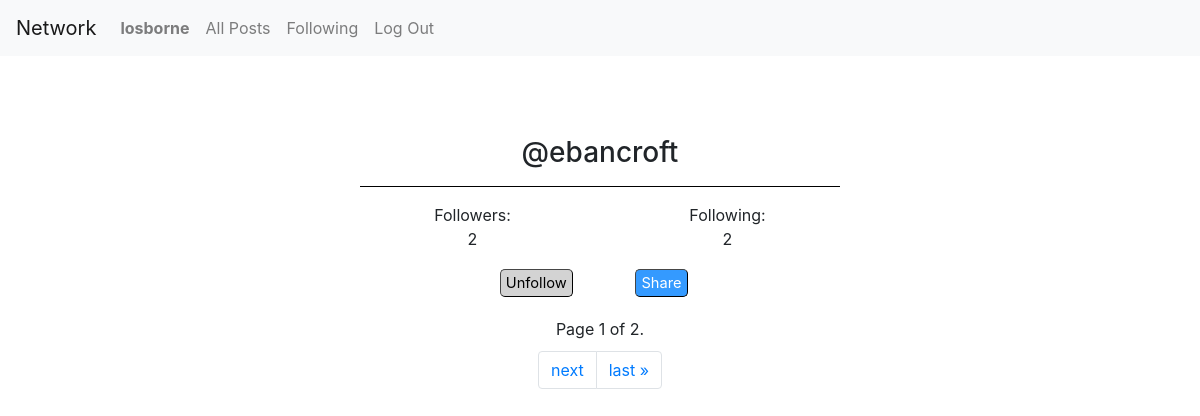
Page /profile/2/ (signed in) on the committed database.
### network/models.py (models this page shows)
class User(AbstractUser):
    followers = models.ManyToManyField('self', symmetrical=False, related_name="subscribed")
    following = models.ManyToManyField('self', symmetrical=False, related_name="subscribed_to_you")
    def natural_key(self):
        return (self.username)
    def get_id(self):
        return (self.id)

### network/views.py (the view)
# urls.py: path("profile/<int:profile_id>/", views.profile, name="profile"),
@login_required
def profile(request, profile_id):
    profile = User.objects.get(id=profile_id)
    user = User.objects.get(id=request.user.id)
    posts = Post.objects.filter(author=profile.id)
    posts = posts.order_by('-created')
    p = Paginator(posts, 10)
    page_no = request.GET.get('page')
    page_obj = p.get_page(page_no)
    serialized_posts = serialise_posts_complex(page_obj.object_list, request.user)
    check = check_if_following(user, profile)
    return render(request, "network/profile.html", {
        "profile": profile,
        "posts": serialized_posts,
        "check": check,
        "page_obj": page_obj
    })

### network/models.py (called while the page is built)
    @property
    def likes_count(self):
        return self.likes.count()

    def timestamp(self):
        return self.created.strftime("%b %d, %Y %I:%M%p")

### network/views.py (called while the page is built)
def check_if_following(user, profile):
    check = False
    for person in user.following.all():
        if person.username == profile.username:
            check = True
    return check

### network/templates/network/profile.html (shortened to what this page needs)
{% extends "network/layout.html" %}
{% block body %}
    <div class="profile_stats">
        <h3 style="marg">@{{profile.username}}</h3>
        <hr color="black" size="10">
        <div class="row marg-top">
            <div class="col-6">Followers:</div>
            <div class="col-6">Following:</div>
        </div>
        <div class="row">
            <div class="col-6">{{profile.followers.count}}</div>
            <div class="col-6">{{profile.following.count}}</div>
        </div>
        {% if user.is_authenticated and user.username != profile.username %}
            {% if check %}
                <div class="row pt-2 justify-content-center">
                    <form action="{% url 'unfollow' user.id profile.id %}">
                        <div class="col-3">
                            <input type="submit" value="Unfollow" class="btn-rounded"
                            style="background-color:#d3d3d3; color: black;"></input>
                        </div>
                    </form>
                    <div class="col-3"><button class="btn-rounded">Share</button></div>
                </div>
            {% endif %}
        {% endif %}
    </div>
    <div class="pagination">
        <span class="current">
            Page {{ page_obj.number }} of {{ page_obj.paginator.num_pages }}.
        </span>
    </div>
    <nav aria-label="Page navigation">
        <ul class="pagination">
                {% if page_obj.has_next %}
                        <li class="page-item"><a class="page-link" href="?page={{ page_obj.next_page_number }}">next</a></li>
                        <li class="page-item"><a class="page-link" href="?page={{ page_obj.paginator.num_pages }}">last &raquo;</a></li>
                {% endif %}
        </ul>
      </nav>
{% endblock %}

### network/templates/network/layout.html (shortened to what this page needs)
{% load static %}
<!DOCTYPE html>
<html lang="en">
    <head>
        <link rel="stylesheet" href="https://stackpath.bootstrapcdn.com/bootstrap/4.4.1/css/bootstrap.min.css">
        <link href="{% static 'network/styles.css' %}" rel="stylesheet">
    </head>
    <body>
        <nav class="navbar navbar-expand-lg navbar-light bg-light">
            <a class="navbar-brand" href="#">Network</a>
            <div class="collapse navbar-collapse" id="navbarNav">
              <ul class="navbar-nav mr-auto">
                {% if user.is_authenticated %}
                    <li class="nav-item">
                        <a class="nav-link" href="{% url 'profile' user.id %}"><strong>{{ user.username }}</strong></a>
                    </li>
                {% endif %}
                <li class="nav-item">
                  <a class="nav-link" href="{% url 'index' %}">All Posts</a>
                </li>
                {% if user.is_authenticated %}
                    <li class="nav-item">
                        <a class="nav-link" href="{% url 'following' %}">Following</a>
                    </li>
                    <li class="nav-item">
                        <a class="nav-link" href="{% url 'logout' %}">Log Out</a>
                    </li>
                {% endif %}
              </ul>
            </div>
          </nav>
          {% block body %}
          {% endblock %}
    </body>
</html>

### network/static/network/styles.css (style rules this page uses)
.profile_stats { margin-left: 30vw; margin-right: 30vw; margin-top: 10vh; text-align: center; }
.btn-rounded { border-width: 1px; border-color: rgb(70, 70, 70); border-radius: 5px; background-color: rgba(0, 128, 255, 0.798); color: white; font-size: 11pt; padding-top: 2px; padding-bottom: 2px; padding-right: 5px; padding-left: 5px; margin: 10px; }
.pagination { justify-content: center; margin-top: 10px; margin-bottom: 10px; }

### rows in the picture
User: username "losborne"
User: username "ebancroft", followers.count "2", following.count "2"

### other values in the picture
{{ page_obj.number }} "1"
{{ page_obj.paginator.num_pages }} "2"
